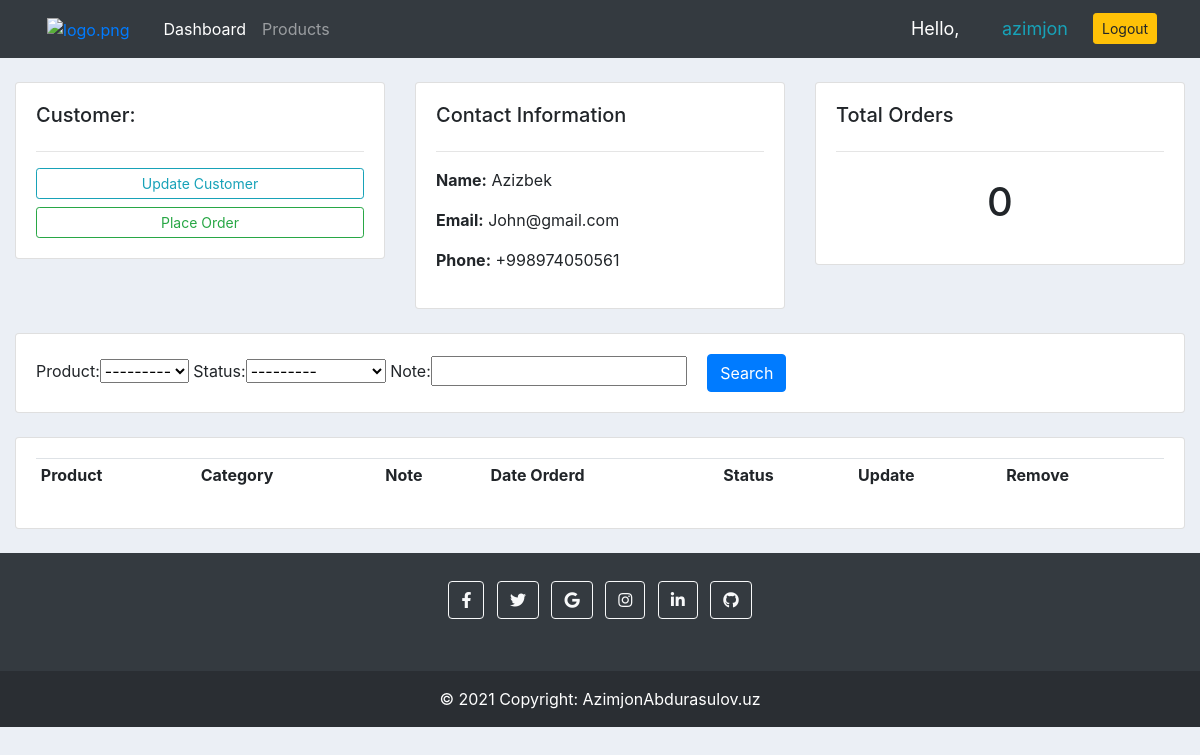
/customer/2/ (signed in), run on an earlier commit of the app's database.
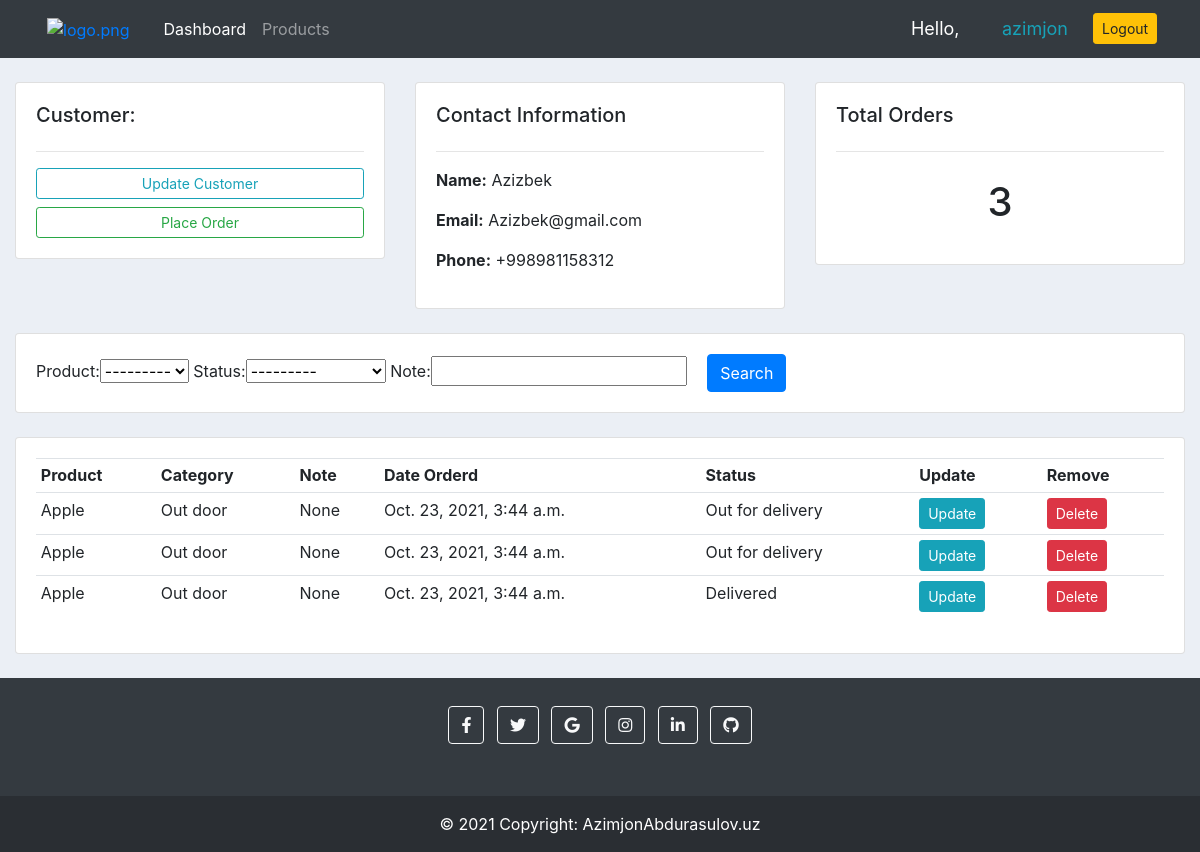
And on a later commit of the database.
### accounts/models.py (models this page shows, shortened)
class Customer(models.Model):
    user = models.OneToOneField(User, on_delete=models.CASCADE, null=True, blank=True)
    name = models.CharField(max_length=200, null=True)
    phone = models.CharField(max_length=200, null=True)
    email = models.CharField(max_length=200, null=True)
    profile_pic = models.ImageField(default="profile1.png", upload_to="Profile/", null=True, blank=True)
    date_created = models.DateTimeField(auto_now_add=True)

class Order(models.Model):
    STATUS = (
        ('Pending', 'Pending'),
        ('Out for delivery', 'Out for delivery'),
        ('Delivered', 'Delivered'),
    )
    customer = models.ForeignKey(
        Customer,  null=True, on_delete=models.SET_NULL)
    product = models.ForeignKey(Product,  null=True, on_delete=models.SET_NULL)
    date_created = models.DateTimeField(auto_now_add=True, null=True)
    status = models.CharField(max_length=200, null=True, choices=STATUS)
    note = models.CharField(max_length=200, null=True)

class Product(models.Model):
    CATEGORY = (
        ('Indoor', 'Indoor'),
        ('Out door', 'Out door'),
    )
    name = models.CharField(max_length=200, null=True)
    price = models.FloatField(null=True)
    category = models.CharField(max_length=200, null=True, choices=CATEGORY)
    description = models.CharField(max_length=200, null=True, blank=True)
    date_created = models.DateTimeField(auto_now_add=True, null=True)
    tags = models.ManyToManyField(Tag)
    def __str__(self):
        return str(self.name)

### accounts/decorators.py (the view)
        def wrapper_func(request, *args, **kwargs):
            grup = None
            if request.user.groups.exists():
                grup = request.user.groups.all()[0].name
            if grup in allowed_roles:
                return view_func(request, *args, **kwargs)
            else:
                return HttpResponse('You are not authorzed to viw this page')

### accounts/views.py (called while the page is built)
@allowed_users(allowed_roles=['admin'])
@login_required(login_url='login')
def customer(request, pk):
    customer = Customer.objects.get(id=pk)
    orders = customer.order_set.all()
    order_count = orders.count()
    myFilter = OrderFilter(request.GET, queryset=orders)
    orders = myFilter.qs
    contaxt = {
        'customer': customer,
        'orders': orders,
        'order_count': order_count,
        'myFilter': myFilter
    }
    return render(request, 'accounts/customers.html', contaxt)

### accounts/templates/accounts/customers.html (shortened to what this page needs)
{% extends 'accounts/main.html' %}
{% block content %}
<br>
<div class="row">
    <div class="col-md">
        <div class="card card-body">
            <h5>Customer:</h5>
            <hr>
            <a href="{% url 'update_customer' customer.id %}" class="btn btn-outline-info btn-sm btn-block">Update Customer</a>
            <a href="{% url 'create_order' customer.id %}" class="btn btn-outline-success btn-sm btn-block">Place Order</a>
        </div>
    </div>
    <div class="col-md">
        <div class="card card-body">
            <h5>Contact Information</h5>
            <hr>
            <p><b>Name:</b> {{ customer.name }}</p>
            <p><b>Email:</b> {{ customer.email }}</p>
            <p><b>Phone:</b> {{ customer.phone }}</p>
        </div>
    </div>
    <div class="col-md">
        <div class="card card-body">
            <h5>Total Orders</h5>
            <hr>
            <h1  style="text-align: center; padding: 10px;"> {{ order_count }} </h1>
        </div>
    </div>
</div>
<br>
<div class="row">
    <div class="col-md">
        <div class="card card-body">
            <form action="" method="GET">
                {{ myFilter.form }}
                <button class="btn btn-primary ml-3" type="submit">Search</button>
            </form>
        </div>
    </div>
</div>
<br>
<div class="row">
    <div class="col-md">
        <div class="card card-body">
            <table class="table table-sm">
                <tr>
                    <th>Product</th>
                    <th>Category</th>
                    <th>Note</th>
                    <th>Date Orderd</th>
                    <th>Status</th>
                    <th>Update</th>
                    <th>Remove</th>
                </tr>
                {% for order in orders %}
                <tr>
                    <td>{{ order.product }}</td>
                    <td>{{ order.product.category }}</td>
                    <td>{{ order.note }}</td>
                    <td>{{ order.date_created }}</td>
                    <td>{{ order.status }}</td>
                    <td><a class="btn btn-sm btn-info" href="{% url 'update_order' order.id %}">Update</a></td>
                    <td><a class="btn btn-sm btn-danger" href="{% url 'delete_order' order.id %}">Delete</a></td>
                </tr>
                {% endfor %}
            </table>
        </div>
    </div>
</div>
{% endblock %}

What changed in the data, as far as the page shows it:
changed Customer "Azizbek": email "John@gmail.com" → "Azizbek@gmail.com"; phone "+998974050561" → "+998981158312"
added Order: product "Apple", product.category "Out door", note "None", date_created "Oct. 23, 2021, 3:44 a.m.", status "Out for delivery"
added Order: product "Apple", product.category "Out door", note "None", date_created "Oct. 23, 2021, 3:44 a.m.", status "Out for delivery"
added Order: product "Apple", product.category "Out door", note "None", date_created "Oct. 23, 2021, 3:44 a.m.", status "Delivered"
Also different on the page:
{{ order_count }}: "0" → "3"
